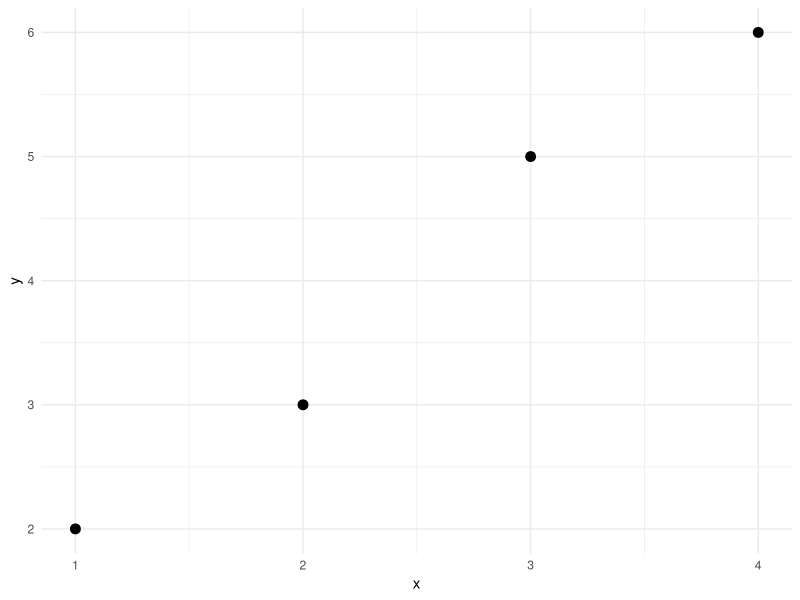

Write the R code that produced this figure.
## ---- chunk 1
#| label: setup
#| include: false

set.seed(4321)

knitr::opts_chunk$set(
  fig.align = "center",
  out.width = "70%"
)

library(tidyverse)
library(knitr)
## ---- chunk 2
#| label: toy-data

toy <- tibble(x = 1:4, y = c(2, 3, 5, 6))
toy
## ---- chunk 3
#| label: toy-plot
#| echo: false
#| fig-height: 3.5

ggplot(toy, aes(x, y)) +
  geom_point(size = 3) +
  theme_minimal()
## ---- chunk 4
#| label: toy-verify

fit_toy <- lm(y ~ x, data = toy)

coef(fit_toy)
vcov(fit_toy)

new_toy <- tibble(x = 2.5)
predict(fit_toy, new_toy, interval = "confidence")
predict(fit_toy, new_toy, interval = "prediction")
## ---- chunk 5
#| label: matrix-data

y <- c(6.1, 5.4, 7.2, 8.9, 9.1, 11.6)

x1 <- c(1, 2, 3, 1, 2, 3)
x2 <- c(0, 0, 0, 1, 1, 1)

data <- tibble(y, x1, x2)

data
## ---- chunk 6
#| label: construct-design-matrix

X <- model.matrix(
  ~ x1 + I(x1^2) + x2,
  data = data
)

X
## ---- chunk 7
#| label: estimate-coefficients

Y <- matrix(y, ncol = 1)

XtX <- crossprod(X)       # X'X
XtY <- crossprod(X, Y)    # X'Y

beta_hat <- solve(XtX, XtY)   # solves X'X b = X'Y

beta_hat
## ---- chunk 8
#| label: verify-coefficients

fit <- lm(y ~ x1 + I(x1^2) + x2, data = data)

cbind(Matrix = drop(beta_hat), lm = coef(fit))
## ---- chunk 9
#| label: fitted-values-residuals

y_hat <- X %*% beta_hat
e <- Y - y_hat

tibble(observed = y, fitted = drop(y_hat), residual = drop(e))
## ---- chunk 10
#| label: check-normal-equations

crossprod(X, e)    # should be (numerically) all zeros
## ---- chunk 11
#| label: estimate-error-variance

n <- nrow(X)
p <- ncol(X)

SSE <- sum(e^2)
MSE <- SSE / (n - p)
sigma_hat <- sqrt(MSE)

tibble(n, p, residual_df = n - p, SSE, MSE, residual_standard_error = sigma_hat)
## ---- chunk 12
#| label: coefficient-covariance

vcov_beta <- solve(XtX) * MSE

tibble(
  term = names(coef(fit)),
  estimate = drop(beta_hat),
  standard_error = sqrt(diag(vcov_beta)),
  lm_standard_error = coef(summary(fit))[, "Std. Error"]
)
## ---- chunk 13
#| label: intervals-manual

x0 <- model.matrix(~ x1 + I(x1^2) + x2, data = tibble(x1 = 1, x2 = 1))

y0_hat <- drop(x0 %*% beta_hat)
h0     <- drop(x0 %*% solve(XtX) %*% t(x0))   # x0'(X'X)^{-1} x0
t_crit <- qt(0.975, df = n - p)

SE_fit  <- sqrt(MSE * h0)
SE_pred <- sqrt(MSE * (1 + h0))

rbind(
  CI = y0_hat + c(-1, 1) * t_crit * SE_fit,
  PI = y0_hat + c(-1, 1) * t_crit * SE_pred
)
## ---- chunk 14
#| label: verify-intervals

new_data <- tibble(x1 = 1, x2 = 1)

predict(fit, new_data, interval = "confidence")
predict(fit, new_data, interval = "prediction")
